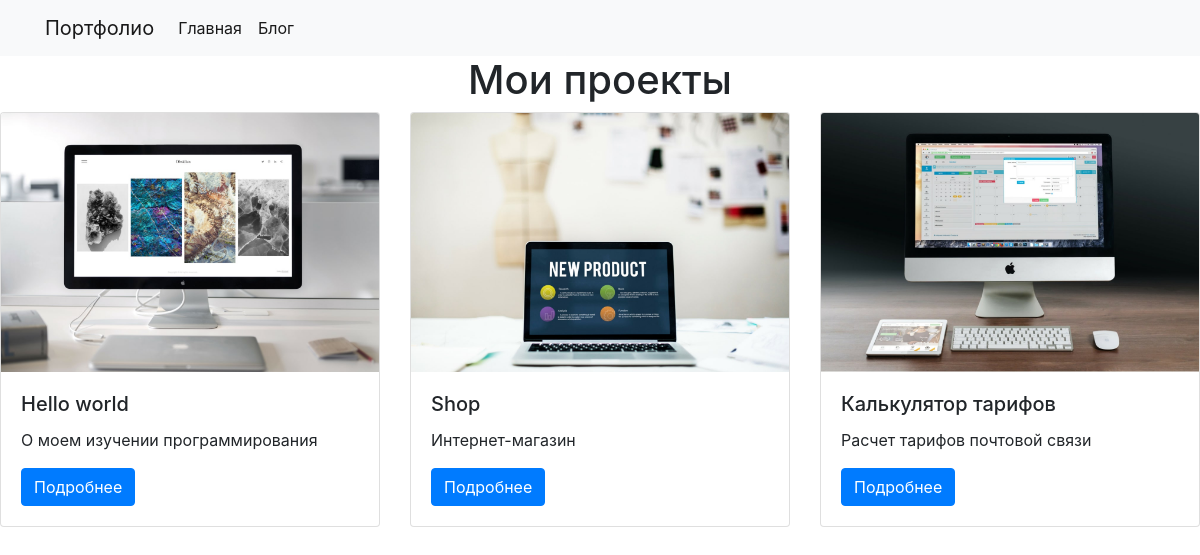
The page / on the database its author committed.
### project/models.py (models this page shows)
class Project(models.Model):
    title = models.CharField(max_length=100)
    description = models.TextField()
    technology = models.CharField(max_length=50)
    image = models.FileField(upload_to='img/')

### project/views.py (the view)
# urls.py: path("", views.project_index, name="project_index"),
def project_index(request):
    projects = Project.objects.all()
    context = {
        'projects': projects
    }
    return render(request, 'project_index.html', context)

### project/templates/project_index.html
{% extends "base.html" %}
{% load static %}
{% block page_content %}
<h1 class="text-center">Мои проекты</h1>
<div class="row">
{% for project in projects %}
    <div class="col-md-4">
      <div class="card md-2">
        <img class="card-img-top" src="{% static project.image %}">
        <div class="card-body">
          <h5 class="card-title">{{ project.title }}</h5>
          <p class="card-text">{{ project.description }}</p>
          <a href="{% url 'project_detail' project.pk %}"
            class="btn btn-primary">
            Подробнее
          </a>
        </div>
      </div>
    </div>
    {% endfor %}
</div>
{% endblock %}

### Alena_2022/templates/base.html (shortened to what this page needs)
<link rel="stylesheet" href="https://cdn.jsdelivr.net/npm/bootstrap@4.4.1/dist/css/bootstrap.min.css">
<nav class="navbar navbar-expand-lg navbar-light bg-light">
  <div class="container">
    <a class="navbar-brand" href="{% url 'project_index' %}">Портфолио</a>
    <div class="collapse navbar-collapse" id="navbarSupportedContent">
      <ul class="navbar-nav mr-auto">
        <li class="nav-item active">
          <a class="nav-link" href="{% url 'project_index' %}">Главная</a>
        </li>
        <li class="nav-item active">
          <a class="nav-link" href="{% url 'blog_index' %}">Блог</a>
        </li>
      </ul>
    </div>
  </div>
</nav>
{% block page_content %}
{% endblock %}

### rows shown on the page
Project: image (picture), title "Hello world", description "О моем изучении программирования"
Project: image (picture), title "Shop", description "Интернет-магазин"
Project: image (picture), title "Калькулятор тарифов", description "Расчет тарифов почтовой связи"
